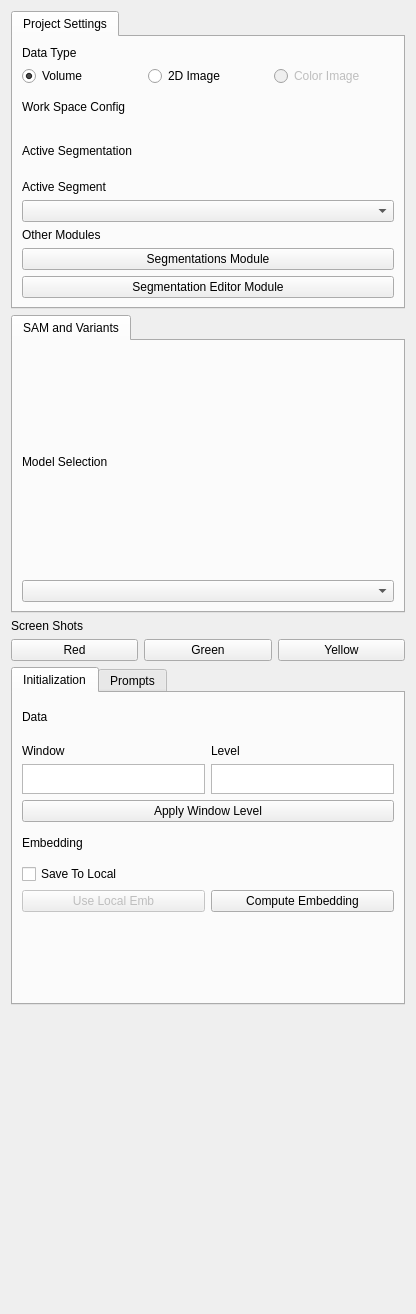
<?xml version="1.0" encoding="UTF-8"?>
<ui version="4.0">
 <class>SammBase</class>
 <widget class="qMRMLWidget" name="SammBase">
  <property name="geometry">
   <rect>
    <x>0</x>
    <y>0</y>
    <width>416</width>
    <height>1314</height>
   </rect>
  </property>
  <layout class="QGridLayout" name="gridLayout">
   <item row="5" column="0" colspan="3">
    <widget class="QTabWidget" name="tabWidget">
     <property name="currentIndex">
      <number>0</number>
     </property>
     <widget class="QWidget" name="tab">
      <attribute name="title">
       <string>Initialization</string>
      </attribute>
      <layout class="QGridLayout" name="gridLayout_4">
       <item row="8" column="1">
        <widget class="QPushButton" name="pushComputePredictor">
         <property name="text">
          <string>Compute Embedding</string>
         </property>
        </widget>
       </item>
       <item row="2" column="1">
        <widget class="QLabel" name="label_15">
         <property name="text">
          <string>Level</string>
         </property>
        </widget>
       </item>
       <item row="8" column="0">
        <widget class="QPushButton" name="pushUseLocalEmb">
         <property name="enabled">
          <bool>false</bool>
         </property>
         <property name="text">
          <string>Use Local Emb</string>
         </property>
        </widget>
       </item>
       <item row="5" column="0" colspan="2">
        <widget class="QLabel" name="label_5">
         <property name="minimumSize">
          <size>
           <width>0</width>
           <height>30</height>
          </size>
         </property>
         <property name="text">
          <string>Embedding</string>
         </property>
        </widget>
       </item>
       <item row="6" column="0" colspan="2">
        <widget class="QCheckBox" name="checkSaveToLocal">
         <property name="text">
          <string>Save To Local</string>
         </property>
        </widget>
       </item>
       <item row="1" column="0" colspan="2">
        <widget class="qMRMLNodeComboBox" name="comboVolumeNode">
         <property name="nodeTypes">
          <stringlist notr="true">
           <string>vtkMRMLVolumeNode</string>
          </stringlist>
         </property>
         <property name="hideChildNodeTypes">
          <stringlist notr="true"/>
         </property>
         <property name="interactionNodeSingletonTag">
          <string notr="true"/>
         </property>
        </widget>
       </item>
       <item row="2" column="0">
        <widget class="QLabel" name="label_14">
         <property name="text">
          <string>Window</string>
         </property>
        </widget>
       </item>
       <item row="3" column="1">
        <widget class="QPlainTextEdit" name="txtLevel">
         <property name="maximumSize">
          <size>
           <width>16777215</width>
           <height>30</height>
          </size>
         </property>
        </widget>
       </item>
       <item row="0" column="0" colspan="2">
        <widget class="QLabel" name="label_2">
         <property name="minimumSize">
          <size>
           <width>0</width>
           <height>30</height>
          </size>
         </property>
         <property name="maximumSize">
          <size>
           <width>16777215</width>
           <height>30</height>
          </size>
         </property>
         <property name="text">
          <string>Data</string>
         </property>
        </widget>
       </item>
       <item row="9" column="1">
        <spacer name="verticalSpacer_2">
         <property name="orientation">
          <enum>Qt::Vertical</enum>
         </property>
         <property name="sizeHint" stdset="0">
          <size>
           <width>20</width>
           <height>40</height>
          </size>
         </property>
        </spacer>
       </item>
       <item row="3" column="0">
        <widget class="QPlainTextEdit" name="txtWindow">
         <property name="maximumSize">
          <size>
           <width>16777215</width>
           <height>30</height>
          </size>
         </property>
        </widget>
       </item>
       <item row="4" column="0" colspan="2">
        <widget class="QPushButton" name="pushApplyWL">
         <property name="text">
          <string>Apply Window Level</string>
         </property>
        </widget>
       </item>
      </layout>
     </widget>
     <widget class="QWidget" name="tab_2">
      <attribute name="title">
       <string>Prompts</string>
      </attribute>
      <layout class="QGridLayout" name="gridLayout_3">
       <item row="0" column="0" colspan="2">
        <widget class="QLabel" name="label_6">
         <property name="text">
          <string>Work on 
(stop syncing first before changing view)</string>
         </property>
        </widget>
       </item>
       <item row="1" column="1">
        <widget class="QRadioButton" name="radioWorkOnGreen">
         <property name="enabled">
          <bool>true</bool>
         </property>
         <property name="text">
          <string>Green</string>
         </property>
         <attribute name="buttonGroup">
          <string notr="true">buttonGroupWorkOn</string>
         </attribute>
        </widget>
       </item>
       <item row="1" column="2">
        <widget class="QRadioButton" name="radioWorkOnYellow">
         <property name="enabled">
          <bool>true</bool>
         </property>
         <property name="text">
          <string>Yellow</string>
         </property>
         <attribute name="buttonGroup">
          <string notr="true">buttonGroupWorkOn</string>
         </attribute>
        </widget>
       </item>
       <item row="2" column="0" colspan="3">
        <widget class="QTabWidget" name="tabWidget_4">
         <property name="currentIndex">
          <number>1</number>
         </property>
         <widget class="QWidget" name="tab_5">
          <attribute name="title">
           <string>Points and 2D Box</string>
          </attribute>
          <layout class="QGridLayout" name="gridLayout_6">
           <item row="5" column="0" colspan="2">
            <widget class="qSlicerSimpleMarkupsWidget" name="markupsAdd">
             <property name="enterPlaceModeOnNodeChange">
              <bool>false</bool>
             </property>
             <property name="nodeColor">
              <color>
               <red>0</red>
               <green>255</green>
               <blue>0</blue>
              </color>
             </property>
             <property name="defaultNodeColor">
              <color>
               <red>0</red>
               <green>255</green>
               <blue>0</blue>
              </color>
             </property>
            </widget>
           </item>
           <item row="7" column="0" colspan="2">
            <widget class="qSlicerSimpleMarkupsWidget" name="markupsRemove">
             <property name="enterPlaceModeOnNodeChange">
              <bool>false</bool>
             </property>
             <property name="defaultNodeColor">
              <color>
               <red>255</red>
               <green>0</green>
               <blue>0</blue>
              </color>
             </property>
            </widget>
           </item>
           <item row="3" column="0">
            <widget class="qMRMLNodeComboBox" name="markups2DBox">
             <property name="enabled">
              <bool>true</bool>
             </property>
             <property name="nodeTypes">
              <stringlist notr="true">
               <string>vtkMRMLMarkupsPlaneNode</string>
              </stringlist>
             </property>
             <property name="hideChildNodeTypes">
              <stringlist notr="true"/>
             </property>
             <property name="interactionNodeSingletonTag">
              <string notr="true"/>
             </property>
            </widget>
           </item>
           <item row="6" column="0">
            <widget class="QLabel" name="label_4">
             <property name="minimumSize">
              <size>
               <width>0</width>
               <height>30</height>
              </size>
             </property>
             <property name="text">
              <string>Remove</string>
             </property>
            </widget>
           </item>
           <item row="2" column="0">
            <widget class="QLabel" name="label_12">
             <property name="text">
              <string>Bounding Box</string>
             </property>
            </widget>
           </item>
           <item row="0" column="1">
            <widget class="QPushButton" name="pushStopMaskSync">
             <property name="text">
              <string>Stop Mask Sync</string>
             </property>
            </widget>
           </item>
           <item row="3" column="1">
            <widget class="QPushButton" name="pushMarkups2DBox">
             <property name="text">
              <string>Add a BBox</string>
             </property>
            </widget>
           </item>
           <item row="0" column="0">
            <widget class="QPushButton" name="pushStartMaskSync">
             <property name="text">
              <string>Start Mask Sync</string>
             </property>
            </widget>
           </item>
           <item row="4" column="0">
            <widget class="QLabel" name="label_3">
             <property name="minimumSize">
              <size>
               <width>0</width>
               <height>30</height>
              </size>
             </property>
             <property name="text">
              <string>Add</string>
             </property>
            </widget>
           </item>
           <item row="1" column="0">
            <widget class="QPushButton" name="pushFreezeSlice">
             <property name="text">
              <string>Freeze Slice</string>
             </property>
            </widget>
           </item>
           <item row="1" column="1">
            <widget class="QPushButton" name="pushUnfreezeSlice">
             <property name="text">
              <string>Unfreeze Slice</string>
             </property>
            </widget>
           </item>
          </layout>
         </widget>
         <widget class="QWidget" name="tab_6">
          <attribute name="title">
           <string>3D Box</string>
          </attribute>
          <layout class="QGridLayout" name="gridLayout_7">
           <item row="3" column="1">
            <spacer name="verticalSpacer_3">
             <property name="orientation">
              <enum>Qt::Vertical</enum>
             </property>
             <property name="sizeHint" stdset="0">
              <size>
               <width>20</width>
               <height>40</height>
              </size>
             </property>
            </spacer>
           </item>
           <item row="0" column="0">
            <widget class="QLabel" name="label_13">
             <property name="text">
              <string>Bounding Box</string>
             </property>
            </widget>
           </item>
           <item row="2" column="0" colspan="2">
            <widget class="QPushButton" name="pushAutoSeg3D">
             <property name="text">
              <string>Segment</string>
             </property>
            </widget>
           </item>
           <item row="0" column="1">
            <widget class="qMRMLNodeComboBox" name="markups3DBox">
             <property name="enabled">
              <bool>false</bool>
             </property>
             <property name="nodeTypes">
              <stringlist notr="true">
               <string>vtkMRMLMarkupsROINode</string>
              </stringlist>
             </property>
             <property name="hideChildNodeTypes">
              <stringlist notr="true"/>
             </property>
             <property name="interactionNodeSingletonTag">
              <string notr="true"/>
             </property>
            </widget>
           </item>
           <item row="1" column="0" colspan="2">
            <widget class="QPushButton" name="pushMarkups3DBox">
             <property name="text">
              <string>Add Box</string>
             </property>
            </widget>
           </item>
          </layout>
         </widget>
        </widget>
       </item>
       <item row="1" column="0">
        <widget class="QRadioButton" name="radioWorkOnRed">
         <property name="text">
          <string>Red</string>
         </property>
         <property name="checked">
          <bool>true</bool>
         </property>
         <attribute name="buttonGroup">
          <string notr="true">buttonGroupWorkOn</string>
         </attribute>
        </widget>
       </item>
      </layout>
     </widget>
    </widget>
   </item>
   <item row="7" column="0">
    <spacer name="verticalSpacer">
     <property name="orientation">
      <enum>Qt::Vertical</enum>
     </property>
     <property name="sizeHint" stdset="0">
      <size>
       <width>20</width>
       <height>40</height>
      </size>
     </property>
    </spacer>
   </item>
   <item row="3" column="1">
    <widget class="QPushButton" name="pushScreenShotG">
     <property name="text">
      <string>Green</string>
     </property>
    </widget>
   </item>
   <item row="0" column="0" colspan="3">
    <widget class="QTabWidget" name="tabWidget_2">
     <property name="currentIndex">
      <number>0</number>
     </property>
     <widget class="QWidget" name="tab_3">
      <attribute name="title">
       <string>Project Settings</string>
      </attribute>
      <layout class="QGridLayout" name="gridLayout_2">
       <item row="3" column="0">
        <widget class="QRadioButton" name="radioDataVolume">
         <property name="text">
          <string>Volume</string>
         </property>
         <property name="checked">
          <bool>true</bool>
         </property>
         <attribute name="buttonGroup">
          <string notr="true">buttonGroupDataType</string>
         </attribute>
        </widget>
       </item>
       <item row="11" column="0" colspan="3">
        <widget class="QPushButton" name="pushModuleSeg">
         <property name="text">
          <string>Segmentations Module</string>
         </property>
        </widget>
       </item>
       <item row="5" column="0" colspan="3">
        <widget class="ctkPathLineEdit" name="pathWorkSpace"/>
       </item>
       <item row="7" column="0" colspan="3">
        <widget class="qMRMLNodeComboBox" name="comboSegmentationNode">
         <property name="nodeTypes">
          <stringlist>
           <string>vtkMRMLSegmentationNode</string>
          </stringlist>
         </property>
        </widget>
       </item>
       <item row="6" column="0" colspan="3">
        <widget class="QLabel" name="label_8">
         <property name="text">
          <string>Active Segmentation</string>
         </property>
        </widget>
       </item>
       <item row="8" column="0" colspan="3">
        <widget class="QLabel" name="label_9">
         <property name="text">
          <string>Active Segment</string>
         </property>
        </widget>
       </item>
       <item row="2" column="0" colspan="3">
        <widget class="QLabel" name="label_7">
         <property name="text">
          <string>Data Type</string>
         </property>
        </widget>
       </item>
       <item row="3" column="2">
        <widget class="QRadioButton" name="radioButton">
         <property name="enabled">
          <bool>false</bool>
         </property>
         <property name="text">
          <string>Color Image</string>
         </property>
         <attribute name="buttonGroup">
          <string notr="true">buttonGroupDataType</string>
         </attribute>
        </widget>
       </item>
       <item row="3" column="1">
        <widget class="QRadioButton" name="radioData2D">
         <property name="text">
          <string>2D Image</string>
         </property>
         <attribute name="buttonGroup">
          <string notr="true">buttonGroupDataType</string>
         </attribute>
        </widget>
       </item>
       <item row="9" column="0" colspan="3">
        <widget class="QComboBox" name="comboSegmentNode"/>
       </item>
       <item row="12" column="0" colspan="3">
        <widget class="QPushButton" name="pushModuleSegEditor">
         <property name="text">
          <string>Segmentation Editor Module</string>
         </property>
        </widget>
       </item>
       <item row="4" column="0" colspan="3">
        <widget class="QLabel" name="label">
         <property name="minimumSize">
          <size>
           <width>0</width>
           <height>30</height>
          </size>
         </property>
         <property name="maximumSize">
          <size>
           <width>16777215</width>
           <height>30</height>
          </size>
         </property>
         <property name="text">
          <string>Work Space Config</string>
         </property>
        </widget>
       </item>
       <item row="10" column="0" colspan="3">
        <widget class="QLabel" name="label_10">
         <property name="text">
          <string>Other Modules</string>
         </property>
        </widget>
       </item>
      </layout>
     </widget>
    </widget>
   </item>
   <item row="1" column="0" colspan="3">
    <widget class="QTabWidget" name="tabWidget_3">
     <property name="currentIndex">
      <number>0</number>
     </property>
     <widget class="QWidget" name="tab_4">
      <attribute name="title">
       <string>SAM and Variants</string>
      </attribute>
      <layout class="QGridLayout" name="gridLayout_5">
       <item row="1" column="0">
        <widget class="QComboBox" name="comboModel"/>
       </item>
       <item row="0" column="0">
        <widget class="QLabel" name="label_11">
         <property name="text">
          <string>Model Selection</string>
         </property>
        </widget>
       </item>
      </layout>
     </widget>
    </widget>
   </item>
   <item row="3" column="0">
    <widget class="QPushButton" name="pushScreenShotR">
     <property name="text">
      <string>Red</string>
     </property>
    </widget>
   </item>
   <item row="3" column="2">
    <widget class="QPushButton" name="pushScreenShotY">
     <property name="text">
      <string>Yellow</string>
     </property>
    </widget>
   </item>
   <item row="2" column="0">
    <widget class="QLabel" name="label_16">
     <property name="text">
      <string>Screen Shots</string>
     </property>
    </widget>
   </item>
  </layout>
 </widget>
 <customwidgets>
  <customwidget>
   <class>ctkPathLineEdit</class>
   <extends>QWidget</extends>
   <header>ctkPathLineEdit.h</header>
  </customwidget>
  <customwidget>
   <class>qMRMLNodeComboBox</class>
   <extends>QWidget</extends>
   <header>qMRMLNodeComboBox.h</header>
  </customwidget>
  <customwidget>
   <class>qMRMLWidget</class>
   <extends>QWidget</extends>
   <header>qMRMLWidget.h</header>
   <container>1</container>
  </customwidget>
  <customwidget>
   <class>qSlicerWidget</class>
   <extends>QWidget</extends>
   <header>qSlicerWidget.h</header>
   <container>1</container>
  </customwidget>
  <customwidget>
   <class>qSlicerSimpleMarkupsWidget</class>
   <extends>qSlicerWidget</extends>
   <header>qSlicerSimpleMarkupsWidget.h</header>
  </customwidget>
 </customwidgets>
 <resources/>
 <connections>
  <connection>
   <sender>SammBase</sender>
   <signal>mrmlSceneChanged(vtkMRMLScene*)</signal>
   <receiver>comboVolumeNode</receiver>
   <slot>setMRMLScene(vtkMRMLScene*)</slot>
   <hints>
    <hint type="sourcelabel">
     <x>153</x>
     <y>147</y>
    </hint>
    <hint type="destinationlabel">
     <x>153</x>
     <y>99</y>
    </hint>
   </hints>
  </connection>
  <connection>
   <sender>SammBase</sender>
   <signal>mrmlSceneChanged(vtkMRMLScene*)</signal>
   <receiver>markupsAdd</receiver>
   <slot>setMRMLScene(vtkMRMLScene*)</slot>
   <hints>
    <hint type="sourcelabel">
     <x>153</x>
     <y>420</y>
    </hint>
    <hint type="destinationlabel">
     <x>153</x>
     <y>176</y>
    </hint>
   </hints>
  </connection>
  <connection>
   <sender>SammBase</sender>
   <signal>mrmlSceneChanged(vtkMRMLScene*)</signal>
   <receiver>markupsRemove</receiver>
   <slot>setMRMLScene(vtkMRMLScene*)</slot>
   <hints>
    <hint type="sourcelabel">
     <x>153</x>
     <y>420</y>
    </hint>
    <hint type="destinationlabel">
     <x>153</x>
     <y>425</y>
    </hint>
   </hints>
  </connection>
  <connection>
   <sender>SammBase</sender>
   <signal>mrmlSceneChanged(vtkMRMLScene*)</signal>
   <receiver>comboSegmentationNode</receiver>
   <slot>setMRMLScene(vtkMRMLScene*)</slot>
   <hints>
    <hint type="sourcelabel">
     <x>153</x>
     <y>420</y>
    </hint>
    <hint type="destinationlabel">
     <x>153</x>
     <y>217</y>
    </hint>
   </hints>
  </connection>
  <connection>
   <sender>SammBase</sender>
   <signal>mrmlSceneChanged(vtkMRMLScene*)</signal>
   <receiver>markups2DBox</receiver>
   <slot>setMRMLScene(vtkMRMLScene*)</slot>
   <hints>
    <hint type="sourcelabel">
     <x>207</x>
     <y>527</y>
    </hint>
    <hint type="destinationlabel">
     <x>207</x>
     <y>679</y>
    </hint>
   </hints>
  </connection>
  <connection>
   <sender>SammBase</sender>
   <signal>mrmlSceneChanged(vtkMRMLScene*)</signal>
   <receiver>markups3DBox</receiver>
   <slot>setMRMLScene(vtkMRMLScene*)</slot>
   <hints>
    <hint type="sourcelabel">
     <x>207</x>
     <y>527</y>
    </hint>
    <hint type="destinationlabel">
     <x>207</x>
     <y>700</y>
    </hint>
   </hints>
  </connection>
 </connections>
 <buttongroups>
  <buttongroup name="buttonGroupWorkOn"/>
  <buttongroup name="buttonGroupDataType"/>
 </buttongroups>
</ui>
